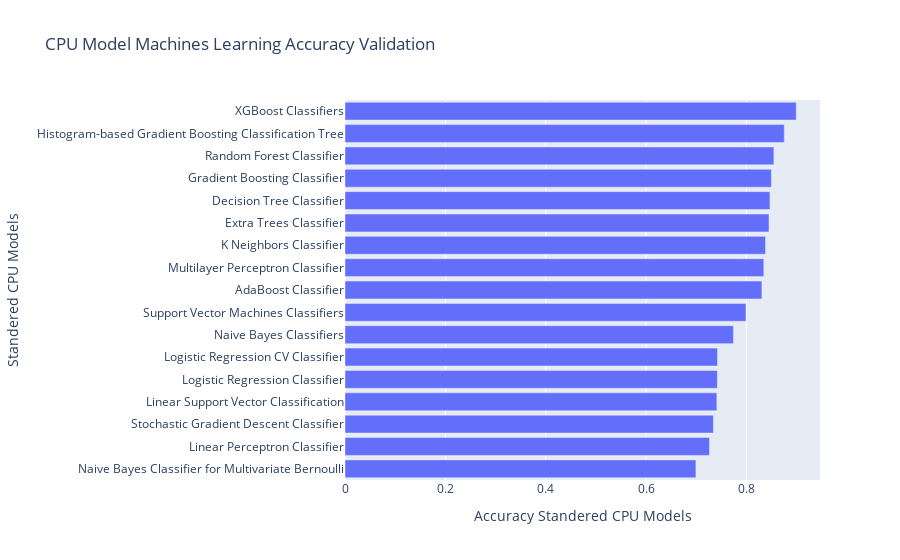

The notebook cell this image was saved under:
### Markdown cell above
### Accuracy Score

### Code cell
# Random Forest Classifier
Valid_accuracy_rf_m_1_cpu = accuracy_score(y_test, rf_m_1_pred_vaild_cpu)

# Gradient Boosting Classifier
Valid_accuracy_gb_m_1_cpu = accuracy_score(y_test, gb_m_1_pred_vaild_cpu)

# Histogram-based Gradient Boosting Classification Tree
Valid_accuracy_hgb_m_1_cpu = accuracy_score(y_test, hgb_m_1_pred_vaild_cpu)

# AdaBoost Classifier
Valid_accuracy_ad_m_1_cpu = accuracy_score(y_test, ad_m_1_pred_vaild_cpu)

# Extra Trees Classifier
Valid_accuracy_et_m_1_cpu = accuracy_score(y_test, et_m_1_pred_vaild_cpu)

# K Neighbors Classifier
Valid_accuracy_knn_m_1_cpu = accuracy_score(y_test, knn_m_1_pred_vaild_cpu)

# Naive Bayes Classifiers
Valid_accuracy_nb_m_1_cpu = accuracy_score(y_test, nb_m_1_pred_vaild_cpu)

# Naive Bayes Classifier for Multivariate Bernoulli
Valid_accuracy_bnb_m_1_cpu = accuracy_score(y_test, bnb_m_1_pred_vaild_cpu)

# Decision Tree Classifier
Valid_accuracy_dt_m_1_cpu = accuracy_score(y_test, dt_m_1_pred_vaild_cpu)

# Logistic Regression Classifier
Valid_accuracy_lg_m_1_cpu = accuracy_score(y_test, lg_m_1_pred_vaild_cpu)

# Logistic Regression CV Classifier
Valid_accuracy_lgcv_m_1_cpu = accuracy_score(y_test, lgcv_m_1_pred_vaild_cpu)

# Stochastic Gradient Descent Classifier
Valid_accuracy_sgdc_m_1_cpu = accuracy_score(y_test, sgdc_m_1_pred_vaild_cpu)

# Linear Perceptron Classifier
Valid_accuracy_lpc_m_1_cpu = accuracy_score(y_test, lpc_m_1_pred_vaild_cpu)

# XGBoost Classifiers
Valid_accuracy_xgb_m_1_cpu = accuracy_score(y_test, xgb_m_1_pred_vaild_cpu)

# Support Vector Machines Classifiers
Valid_accuracy_svm_m_1_cpu = accuracy_score(y_test, svm_m_1_pred_vaild_cpu)

# Linear Support Vector Classification
Valid_accuracy_lsvm_m_1_cpu = accuracy_score(y_test, lsvm_m_1_pred_vaild_cpu)

# Multilayer Perceptron Classifier
Valid_accuracy_mlp_m_1_cpu = accuracy_score(y_test, mlp_m_1_pred_vaild_cpu)

cpu_ml_m_1_valid_compare = pd.DataFrame({"Standered CPU Models": [
                                        "Random Forest Classifier", 
                                        "Gradient Boosting Classifier",
                                        "Histogram-based Gradient Boosting Classification Tree",
                                        "AdaBoost Classifier",
                                        "Extra Trees Classifier",
                                        "K Neighbors Classifier",
                                        "Naive Bayes Classifiers",
                                        "Naive Bayes Classifier for Multivariate Bernoulli",
                                        "Decision Tree Classifier",
                                        "Logistic Regression Classifier",
                                        "Logistic Regression CV Classifier",
                                        "Stochastic Gradient Descent Classifier",
                                        "Linear Perceptron Classifier",
                                        "XGBoost Classifiers",
                                        "Support Vector Machines Classifiers",
                                        "Linear Support Vector Classification",
                                        "Multilayer Perceptron Classifier"
                                        ],

                        "Accuracy Standered CPU Models": [
                                        Valid_accuracy_rf_m_1_cpu, 
                                        Valid_accuracy_gb_m_1_cpu,
                                        Valid_accuracy_hgb_m_1_cpu,
                                        Valid_accuracy_ad_m_1_cpu,
                                        Valid_accuracy_et_m_1_cpu,
                                        Valid_accuracy_knn_m_1_cpu,
                                        Valid_accuracy_nb_m_1_cpu,
                                        Valid_accuracy_bnb_m_1_cpu,
                                        Valid_accuracy_dt_m_1_cpu,
                                        Valid_accuracy_lg_m_1_cpu,
                                        Valid_accuracy_lgcv_m_1_cpu,
                                        Valid_accuracy_sgdc_m_1_cpu,
                                        Valid_accuracy_lpc_m_1_cpu,
                                        Valid_accuracy_xgb_m_1_cpu,
                                        Valid_accuracy_svm_m_1_cpu,
                                        Valid_accuracy_lsvm_m_1_cpu,
                                        Valid_accuracy_mlp_m_1_cpu
                                        ],
                                })  
                                        
print(tabulate(cpu_ml_m_1_valid_compare.sort_values(by="Accuracy Standered CPU Models", ascending=False), headers = 'keys', tablefmt = 'psql'))
fig = px.bar(cpu_ml_m_1_valid_compare.sort_values(by="Accuracy Standered CPU Models", ascending=True), x = "Accuracy Standered CPU Models", y = "Standered CPU Models", title = "CPU Model Machines Learning Accuracy Validation")
fig.show()

### Figure 1 — Plotly figure (JSON) as saved in the notebook; plotly's stock layout.template omitted (floating-point values rounded to 4 significant figures)
{"data": [{"alignmentgroup": "True", "hovertemplate": "Accuracy Standered CPU Models=%{x}<br>Standered CPU Models=%{y}<extra></extra>", "legendgroup": "", "marker": {"color": "#636efa", "pattern": {"shape": ""}}, "name": "", "offsetgroup": "", "orientation": "h", "showlegend": false, "textposition": "auto", "type": "bar", "x": [0.6993, 0.7263, 0.7341, 0.7411, 0.742, 0.7423, 0.774, 0.7991, 0.8308, 0.8346, 0.838, 0.8449, 0.8468, 0.8497, 0.8547, 0.8754, 0.8992], "xaxis": "x", "y": ["Naive Bayes Classifier for Multivariate Bernoulli", "Linear Perceptron Classifier", "Stochastic Gradient Descent Classifier", "Linear Support Vector Classification", "Logistic Regression Classifier", "Logistic Regression CV Classifier", "Naive Bayes Classifiers", "Support Vector Machines Classifiers", "AdaBoost Classifier", "Multilayer Perceptron Classifier", "K Neighbors Classifier", "Extra Trees Classifier", "Decision Tree Classifier", "Gradient Boosting Classifier", "Random Forest Classifier", "Histogram-based Gradient Boosting Classification Tree", "XGBoost Classifiers"], "yaxis": "y"}], "layout": {"barmode": "relative", "legend": {"tracegroupgap": 0}, "title": {"text": "CPU Model Machines Learning Accuracy Validation"}, "xaxis": {"anchor": "y", "domain": [0, 1], "title": {"text": "Accuracy Standered CPU Models"}}, "yaxis": {"anchor": "x", "domain": [0, 1], "title": {"text": "Standered CPU Models"}}}}
